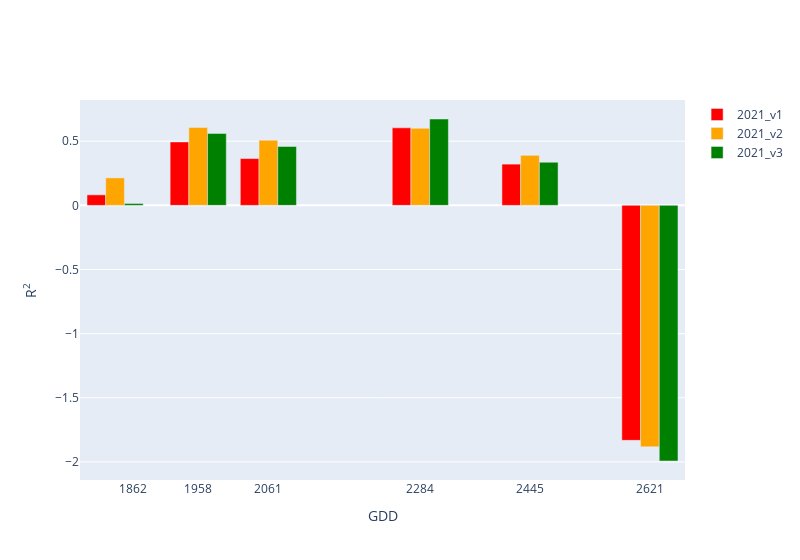

The cell this chart's notebook holds for it:
### Code cell
fig=go.Figure()
fig.add_trace(go.Bar(x=df['GDD'],y=df['R2'],marker_color='red',name='2021_v1'))
fig.add_trace(go.Bar(x=dfv2['GDD'],y=dfv2['R2'],marker_color='orange',name='2021_v2'))
fig.add_trace(go.Bar(x=dfv3['GDD'],y=dfv3['R2'],marker_color='green',name='2021_v3'))
# fig.add_trace(go.Bar(x=df_2020['GDD'],y=df_2020['R2'],marker_color='blue',name='2020'))
fig.update_layout(width=800,yaxis=dict(title='R<sup>2</sup>'),
    xaxis = dict(
        title='GDD',
        tickmode = 'array',
        tickvals = xtick))
fig.show()

### Figure 1 — Plotly figure (JSON) as saved in the notebook; plotly's stock layout.template omitted (floating-point values rounded to 4 significant figures)
{"data": [{"marker": {"color": "red"}, "name": "2021_v1", "type": "bar", "x": [1836, 1958, 2061, 2284, 2445, 2621], "y": [0.08199, 0.4946, 0.365, 0.6046, 0.3216, -1.832]}, {"marker": {"color": "orange"}, "name": "2021_v2", "type": "bar", "x": [1836, 1958, 2061, 2284, 2445, 2621], "y": [0.2141, 0.6068, 0.5077, 0.6005, 0.3901, -1.882]}, {"marker": {"color": "green"}, "name": "2021_v3", "type": "bar", "x": [1836, 1958, 2061, 2284, 2445, 2621], "y": [0.01476, 0.5606, 0.4593, 0.6733, 0.3362, -1.993]}], "layout": {"width": 800, "xaxis": {"tickmode": "array", "tickvals": [961, 1138, 1275, 1436, 1547, 1635, 1862, 1958, 2061, 2284, 2445, 2621], "title": {"text": "GDD"}}, "yaxis": {"title": {"text": "R<sup>2</sup>"}}}}
